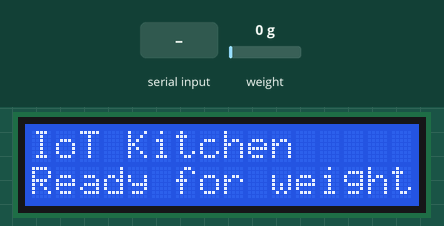
Simulated run of this sketch. Board: Arduino Uno, built with avr-gcc and run on an emulated ATmega328P. Parts: 16×2 character LCD. The test bench sets the inputs (shaded band); at power-on: weight on the scale 0 g. What the sketch prints to the serial monitor is not drawn.

Above: at 3.3 s.
3.4 s: "t" received over Serial
At 5.2 s:
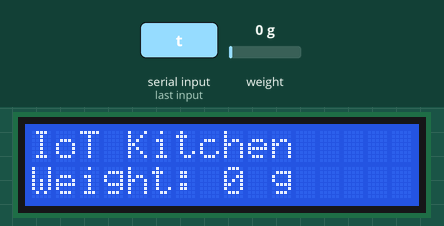
6.0 s: weight on the scale set to 100 g
At 7.3 s:
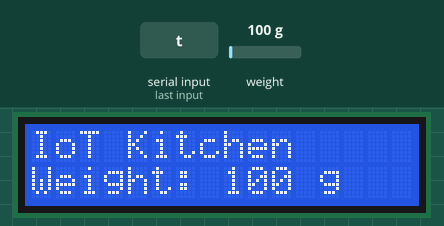
7.6 s: weight on the scale set to 1250 g
At 8.8 s:
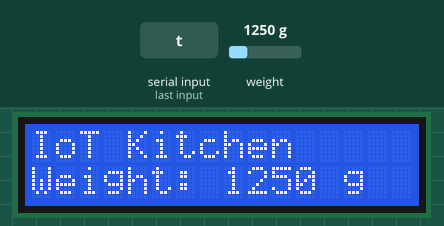
9.1 s: weight on the scale set to 2500 g
At 9.6 s:
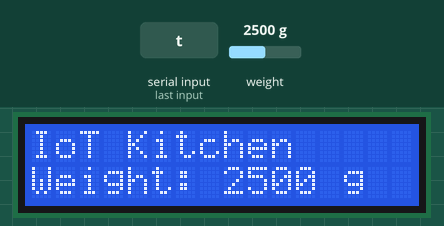
Timing chart, 0 to 12.1 s (numbered marks = the images above; inputs shaded):
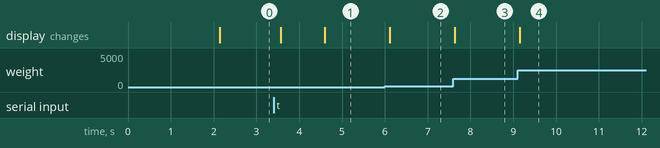

Measured:
- after the input at 3.4 s, the display: first changes after 0.17 s (image 1 shows a later state)
- after the input at 6.0 s, the display: changes after 0.12 s (image 2)
- after the input at 7.6 s, the display: changes at once (image 3)
- after the input at 9.1 s, the display: changes after 0.05 s (image 4)

The sketch:

Final_scale_demo.ino
```cpp
#include <HX711.h>
#include <SoftwareSerial.h>
#include <Wire.h>               //https://github.com/johnrickman/LiquidCrystal_I2C
#include <LiquidCrystal_I2C.h>

SoftwareSerial Bluetooth(10, 9); // RX, TX

LiquidCrystal_I2C lcd(0x27,16,2);  //Set-up LCD screen
//Uno: sda-A4  scl-A5
//Micro:  sda-2  scl-3

#define DOUT  A0  //Set pins for scale amplifier
#define CLK  A1

HX711 scale;  //Create scale object

float calibration_factor = -396; //-7050 worked for my 440lb max scale setup
//-25000 first test calibration_factor

float weight = 0;
float prevWeight = 0;

bool first;

void setup() {
  Serial.begin(9600);
  Bluetooth.begin(9600);       //Set up bluetooth serial communication
  Serial.println("Weight test sketch");
  Serial.println("Remove all weight from scale");
  Serial.println("Press q to print weight");
  Serial.println("Press t to tare scale");

  first = true;

  lcd.init();                      //Set up the LCD screen
  //lcd.setBacklightPin(3,POSITIVE);
  lcd.setBacklight(HIGH);
  lcd.home();
  lcd.print("IoT Kitchen");
  lcd.setCursor(0,1);
  lcd.print("Please Wait...");

  scale.begin(DOUT, CLK);               //Set up scale object, calibrate, tare, and begin
  scale.set_scale(calibration_factor);
  scale.tare(); //Reset the scale to 0

  scale.tare();
  lcd.setCursor(0,1);
  lcd.print("Ready for weight       ");
  Serial.println("Ready for weight");
}

void loop() {

  weight = scale.get_units(2);

  if (abs(weight-prevWeight) >= .2) {
    if (first) {
      lcd.setCursor (0,1);
      lcd.print("Weight: ");
      first = false;
    }
    lcd.setCursor (8,1);        // go to start of 2nd line
    lcd.print((int) round(weight));
    lcd.print(" g          ");
  }

  if(Serial.available())
  {
    char temp = Serial.read();
    if (temp == 'q')         //Print and send to bluetooth device weight rounded to the nearest gram
    {
      Serial.print((int) round(weight), 1);
      Serial.println();
      Bluetooth.print("-2");
      Bluetooth.print((int) round(weight));
      Bluetooth.print("\r\n");
    }
    else if (temp == 'r')       //Print and send to bluetooth device weight rounded to the nearest 0.01 gram
    {
      Serial.print(weight);
      Serial.println();
      Bluetooth.print("-2");
      Bluetooth.print(weight);
      Bluetooth.print("\r\n");
    }
    else if (temp == 't')     //Tare the scale
    {
      lcd.setCursor(0,1);
      lcd.print("Taring                 ");
      first = true;
      scale.tare();
      lcd.setCursor (0,1);
      lcd.print("Weight: ");
      lcd.print("0 g           ");
      Serial.print("taring");
      Serial.println();
    }
  }
  prevWeight = weight;
  delay(100);
}
```
